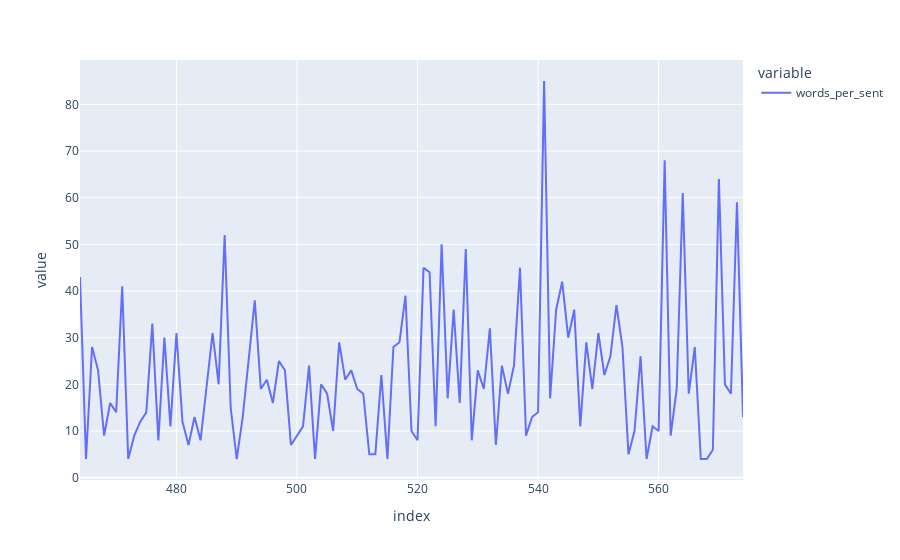

Notebook source saved alongside this figure:
### Code cell
fig = px.line(oba.query('date == "2009-01-20"').words_per_sent)
fig.show()

### Figure 1 — Plotly figure (JSON) as saved in the notebook; plotly's stock layout.template omitted (floating-point values rounded to 4 significant figures)
{"data": [{"hovertemplate": "variable=words_per_sent<br>index=%{x}<br>value=%{y}<extra></extra>", "legendgroup": "words_per_sent", "line": {"color": "#636efa", "dash": "solid"}, "marker": {"symbol": "circle"}, "mode": "lines", "name": "words_per_sent", "orientation": "v", "showlegend": true, "type": "scatter", "x": [464, 465, 466, 467, 468, 469, 470, 471, 472, 473, 474, 475, 476, 477, 478, 479, 480, 481, 482, 483, 484, 485, 486, 487, 488, 489, 490, 491, 492, 493, 494, 495, 496, 497, 498, 499, 500, 501, 502, 503, 504, 505, 506, 507, 508, 509, 510, 511, 512, 513, 514, 515, 516, 517, 518, 519, 520, 521, 522, 523, 524, 525, 526, 527, 528, 529, 530, 531, 532, 533, 534, 535, 536, 537, 538, 539, 540, 541, 542, 543, 544, 545, 546, 547, 548, 549, 550, 551, 552, 553, 554, 555, 556, 557, 558, 559, 560, 561, 562, 563, 564, 565, 566, 567, 568, 569, 570, 571, 572, 573, 574], "xaxis": "x", "y": [43, 4, 28, 23, 9, 16, 14, 41, 4, 9, 12, 14, 33, 8, 30, 11, 31, 12, 7, 13, 8, 19, 31, 20, 52, 15, 4, 13, 26, 38, 19, 21, 16, 25, 23, 7, 9, 11, 24, 4, 20, 18, 10, 29, 21, 23, 19, 18, 5, 5, 22, 4, 28, 29, 39, 10, 8, 45, 44, 11, 50, 17, 36, 16, 49, 8, 23, 19, 32, 7, 24, 18, 24, 45, 9, 13, 14, 85, 17, 36, 42, 30, 36, 11, 29, 19, 31, 22, 26, 37, 28, 5, 10, 26, 4, 11, 10, 68, 9, 19, 61, 18, 28, 4, 4, 6, 64, 20, 18, 59, 13], "yaxis": "y"}], "layout": {"legend": {"title": {"text": "variable"}, "tracegroupgap": 0}, "margin": {"t": 60}, "xaxis": {"anchor": "y", "domain": [0, 1], "title": {"text": "index"}}, "yaxis": {"anchor": "x", "domain": [0, 1], "title": {"text": "value"}}}}
